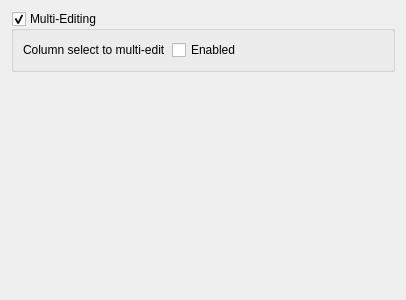
<?xml version="1.0" encoding="UTF-8"?>
<ui version="4.0">
 <class>EditingSettings</class>
 <widget class="QWidget" name="EditingSettings">
  <property name="geometry">
   <rect>
    <x>0</x>
    <y>0</y>
    <width>406</width>
    <height>300</height>
   </rect>
  </property>
  <layout class="QVBoxLayout" name="verticalLayout">
   <item>
    <widget class="QGroupBox" name="kcfg_multiSelection">
     <property name="toolTip">
      <string>Allow multiple independent selections via Ctrl+click</string>
     </property>
     <property name="title">
      <string>Multi-Editing</string>
     </property>
     <property name="checkable">
      <bool>true</bool>
     </property>
     <layout class="QFormLayout" name="formLayout">
      <item row="0" column="0">
       <widget class="QLabel" name="label_columnSel2MultiEdit">
        <property name="text">
         <string>Column select to multi-edit</string>
        </property>
       </widget>
      </item>
      <item row="0" column="1">
       <widget class="QCheckBox" name="kcfg_columnSel2MultiEdit">
        <property name="toolTip">
         <string>When in column selection mode, pressing arrow keys, Home, End, Return, Backspace, or Delete will convert to multi-caret mode</string>
        </property>
        <property name="text">
         <string>Enabled</string>
        </property>
       </widget>
      </item>
     </layout>
    </widget>
   </item>
   <item>
    <spacer name="verticalSpacer">
     <property name="orientation">
      <enum>Qt::Orientation::Vertical</enum>
     </property>
     <property name="sizeHint" stdset="0">
      <size>
       <width>20</width>
       <height>40</height>
      </size>
     </property>
    </spacer>
   </item>
  </layout>
 </widget>
 <resources/>
 <connections/>
</ui>
